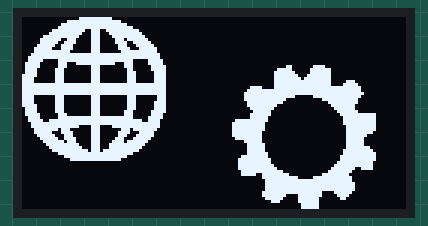
Bench run of a sketch on a simulated Arduino Uno, built with avr-gcc and run on an emulated ATmega328P. Parts: 128×64 one-colour display. Wiring (inferred from the names in the program): SSD1306 OLED at I2C address 0x3C.

Above: at 0.2 s.

Measured:
- what the display in image 0 shows lasts 5.1 s, from 0.2 s to 5.3 s

The sketch:

oled_bmp.ino
```cpp
/*
 * oled Image
 *
 * Created: 10/01/2021
 *  Author: moty22.co.uk
 */
#include <Wire.h>
//#include "oled_font.c"

unsigned char addr=0x3C;  //0x78
//unsigned char v, h, c;

const unsigned char img1[] = {  //toothwheel
0x00, 0x00, 0x00, 0x00, 0x00, 0x00, 0x80, 0x80, 0x80, 0x80, 0x00, 0x00, 0x00, 0x00, 0xFC, 0xFE,
0xFE, 0xFE, 0xFF, 0xFF, 0xFC, 0xF8, 0xF0, 0xE0, 0xF0, 0xF8, 0xFE, 0xFF, 0xFF, 0xFF, 0xFF, 0xFE,
0xFE, 0x80, 0x80, 0x80, 0x80, 0xC0, 0xE0, 0xE0, 0xE0, 0xC0, 0x80, 0x00, 0x00, 0x00, 0x00, 0x00,
0x00, 0x00, 0x00, 0x00, 0x0E, 0x3F, 0x7F, 0xFF, 0xFF, 0xFF, 0xFF, 0xFF, 0xFF, 0x7F, 0x3F, 0x1F,
0x1F, 0x0F, 0x07, 0x07, 0x07, 0x03, 0x03, 0x03, 0x03, 0x03, 0x03, 0x07, 0x07, 0x07, 0x0F, 0x0F,
0x1F, 0x3F, 0x7F, 0xFF, 0xFF, 0xFF, 0xFF, 0xFF, 0xFF, 0x9F, 0x07, 0x02, 0x00, 0x00, 0x00, 0x00,
0xF8, 0xFC, 0xFC, 0xFC, 0xFC, 0xFC, 0xFF, 0xFF, 0xFF, 0xFF, 0x3F, 0x07, 0x01, 0x00, 0x00, 0x00,
0x00, 0x00, 0x00, 0x00, 0x00, 0x00, 0x00, 0x00, 0x00, 0x00, 0x00, 0x00, 0x00, 0x00, 0x00, 0x00,
0x00, 0x00, 0x00, 0x00, 0x01, 0x0F, 0xFF, 0xFF, 0xFF, 0xFF, 0xFF, 0xFF, 0xFF, 0x7F, 0x7F, 0x3F,
0x00, 0x01, 0x81, 0xC1, 0xC3, 0xFF, 0xFF, 0xFF, 0xFF, 0xFF, 0xFC, 0xE0, 0x80, 0x00, 0x00, 0x00,
0x00, 0x00, 0x00, 0x00, 0x00, 0x00, 0x00, 0x00, 0x00, 0x00, 0x00, 0x00, 0x00, 0x00, 0x00, 0x00,
0x00, 0x00, 0x00, 0x00, 0xC0, 0xF0, 0xFF, 0xFF, 0xFF, 0xFF, 0xFF, 0xFF, 0xF8, 0xF8, 0xF0, 0xE0,
0x00, 0x00, 0x07, 0x1F, 0x1F, 0x1F, 0x1F, 0x1F, 0x0F, 0x0F, 0x3F, 0xFF, 0xFF, 0xFE, 0xFC, 0xF8,
0xF8, 0xF0, 0xF0, 0xE0, 0xE0, 0xE0, 0xC0, 0xC0, 0xC0, 0xC0, 0xC0, 0xE0, 0xE0, 0xE0, 0xF0, 0xF0,
0xF8, 0xFC, 0xFE, 0xFF, 0xFF, 0xFF, 0xFF, 0xEF, 0x87, 0x03, 0x03, 0x07, 0x07, 0x07, 0x07, 0x00,
0x00, 0x00, 0x00, 0x00, 0x00, 0x00, 0x00, 0x00, 0x00, 0x00, 0x0C, 0x1F, 0x1F, 0x3F, 0x3F, 0x3F,
0x1F, 0x0F, 0x07, 0x07, 0x07, 0x07, 0x3F, 0xFF, 0xFF, 0xFF, 0xFF, 0xFF, 0xFF, 0x0F, 0x03, 0x03,
0x03, 0x03, 0x07, 0x0F, 0x1F, 0x1F, 0x0F, 0x07, 0x03, 0x00, 0x00, 0x00, 0x00, 0x00, 0x00, 0x00
};


const unsigned char img2[] = { //globe
0x00, 0x00, 0x00, 0x00, 0x00, 0x00, 0x80, 0xC0, 0xC0, 0xE0, 0xF0, 0xF0, 0xF8, 0x7C, 0x7C, 0xFE,
0xFE, 0xFE, 0x7E, 0x3F, 0x1F, 0x0F, 0x0F, 0xFF, 0xFF, 0xFF, 0x0F, 0x0F, 0x1F, 0x3F, 0x7E, 0xFE,
0xFE, 0xFC, 0x7C, 0xF8, 0xF8, 0xF0, 0xF0, 0xE0, 0xC0, 0x80, 0x00, 0x00, 0x00, 0x00, 0x00, 0x00,
0x00, 0x80, 0xE0, 0xF0, 0xFC, 0xFE, 0x7F, 0x3F, 0x3F, 0x3F, 0x3B, 0x39, 0xF8, 0xFE, 0xFF, 0x7F,
0x77, 0x71, 0xF0, 0xF0, 0xF0, 0xF0, 0xF0, 0xFF, 0xFF, 0xFF, 0xF0, 0xF0, 0xF0, 0xF0, 0xF0, 0x71,
0x77, 0x7F, 0xFF, 0xFC, 0xF8, 0x39, 0x3B, 0x3F, 0x3F, 0x3F, 0xFF, 0xFE, 0xFC, 0xF0, 0xC0, 0x00,
0xF8, 0xFF, 0xFF, 0xFF, 0xCF, 0xC1, 0xC0, 0xC0, 0xC0, 0xC0, 0xC0, 0xFE, 0xFF, 0xFF, 0xC1, 0xC0,
0xC0, 0xC0, 0xC0, 0xC0, 0xC0, 0xC0, 0xC0, 0xFF, 0xFF, 0xFF, 0xC0, 0xC0, 0xC0, 0xC0, 0xC0, 0xC0,
0xC0, 0xC0, 0xC1, 0xFF, 0xFF, 0xFC, 0xC0, 0xC0, 0xC0, 0xC0, 0xC0, 0xC3, 0xFF, 0xFF, 0xFF, 0xFF,
0x3F, 0xFF, 0xFF, 0xFF, 0xE3, 0x03, 0x03, 0x03, 0x03, 0x03, 0x03, 0xFF, 0xFF, 0xFF, 0x03, 0x03,
0x03, 0x03, 0x03, 0x03, 0x03, 0x03, 0x03, 0xFF, 0xFF, 0xFF, 0x03, 0x03, 0x03, 0x03, 0x03, 0x03,
0x03, 0x03, 0x83, 0xFF, 0xFF, 0x7F, 0x03, 0x03, 0x03, 0x03, 0x03, 0x83, 0xF3, 0xFF, 0xFF, 0xFF,
0x00, 0x01, 0x07, 0x1F, 0x7F, 0xFF, 0xFC, 0xF8, 0xF8, 0xFC, 0xBC, 0x3C, 0x1F, 0x7F, 0xFF, 0xFE,
0xDE, 0x1E, 0x1E, 0x0E, 0x0E, 0x0E, 0x0E, 0xFF, 0xFF, 0xFF, 0x0E, 0x0E, 0x0E, 0x0E, 0x1E, 0x1E,
0xDE, 0xFE, 0xFF, 0x7F, 0x1F, 0x3C, 0xBC, 0xFC, 0xF8, 0xF8, 0xFE, 0xFF, 0x3F, 0x1F, 0x03, 0x00,
0x00, 0x00, 0x00, 0x00, 0x00, 0x00, 0x01, 0x03, 0x07, 0x0F, 0x1F, 0x1F, 0x3E, 0x3E, 0x7D, 0x7F,
0xFF, 0xFF, 0xFC, 0xF8, 0xF0, 0xF0, 0xE0, 0xFF, 0xFF, 0xFF, 0xE0, 0xF0, 0xF0, 0xFC, 0xFE, 0xFF,
0xFF, 0x7F, 0x7C, 0x3E, 0x3E, 0x1F, 0x1F, 0x0F, 0x07, 0x03, 0x01, 0x00, 0x00, 0x00, 0x00, 0x00
};

void setup() {
    pinMode(7, INPUT_PULLUP);
    Wire.begin();        // init i2c bus
    Wire.setClock(400000);  //400khz
    oled_init();
    clrScreen();
}

void loop()
{
    draw(img1, 10,70);  //image array,y,x
    draw(img2, 0,0);

    delay(5000);
    clrScreen();
    delay(2000);
}

void draw(unsigned char *bmp, unsigned char y, unsigned char x)    // draw bitmap
{
        unsigned char v, h, c;

        for (h = 0; h < 6;++h){
           for (c = 0; c < 3;++c){
              command(0x21);     //col addr
              command(x+c*16); //col start //0/0+c*16
              command(x+16+c*16);  //col end  //31/16+c*16
              command(0x22);    //0x22
              command(h+y); // Page start
              command(h+1+y); // Page end

              Wire.beginTransmission(addr);
              Wire.write(0x40);
              for (v = 0+c*16; v < 16+c*16; ++v){
                 Wire.write(bmp[v+48*h]);    //v+(32*h)
              }
              Wire.endTransmission();
           }
        }
}

void clrScreen()    //fill screen with 0
{
    unsigned char y, x;

    for ( y = 0; y < 8; y++ ) {
      for (x = 0; x < 17; x++){
          command(0x21);     //col addr
          command(8 * x); //col start
          command(8 * x + 7);  //col end
          command(0x22);    //0x22
          command(y); // Page start
          command(y); // Page end

          Wire.beginTransmission(addr);
          Wire.write(0x40);
          for (unsigned char i = 0; i < 8; i++){
               Wire.write(0x00);
          }
          Wire.endTransmission();
      }

    }

}

void command( unsigned char comm){
    Wire.beginTransmission(addr);
    Wire.write(0x00);
    Wire.write(comm); // LSB
    Wire.endTransmission();
}

void oled_init() {

    command(0xAE);   // DISPLAYOFF
    command(0x8D);         // CHARGEPUMP *
    command(0x14);     //0x14-pump on
    command(0x20);         // MEMORYMODE
    command(0x0);      //0x0=horizontal, 0x01=vertical, 0x02=page
    command(0xA1);        //SEGREMAP * A0/A1=top/bottom
    command(0xC8);     //COMSCANDEC * C0/C8=left/right
    command(0xDA);         // SETCOMPINS *
    command(0x12);   //0x22=4rows, 0x12=8rows
    command(0x81);        // SETCONTRAST
    command(0x9F);     //0x8F
    //following settings are set by default
//    command(0xD5);  //SET DISPLAY CLOCK DIV
//    command(0x80);
//    command(0xA8);       // SETMULTIPLEX
//    command(0x3F);     //0x1F
//    command(0xD3);   // SETDISPLAYOFFSET
//    command(0x0);
//    command(0x40); // SETSTARTLINE
//    command(0xD9);       // SETPRECHARGE
//    command(0xF1);
//    command(0xDB);      // SETVCOMDETECT
//    command(0x40);
//    command(0xA4);     // DISPLAYALLON_RESUME
//    command(0xA6);      // NORMALDISPLAY
    command(0xAF);          //DISPLAYON

}
```
